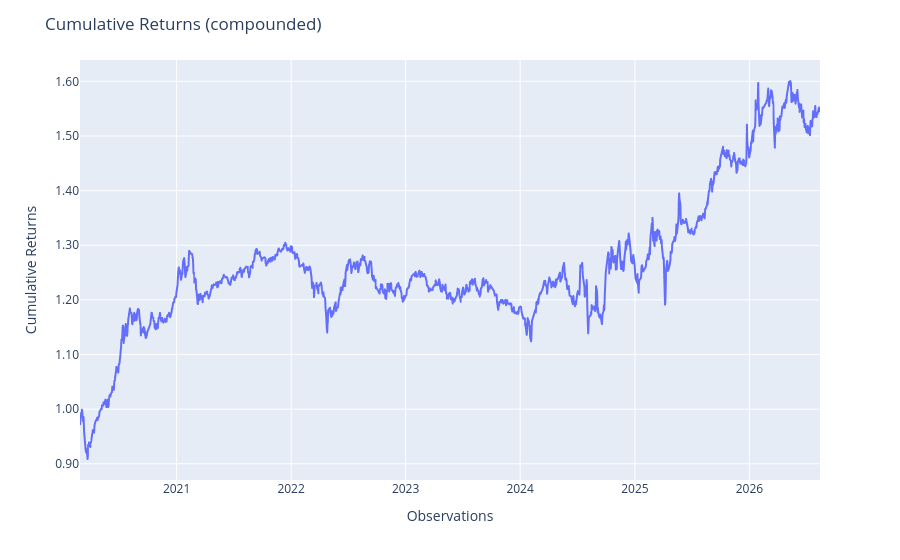

The notebook cell this image was saved under:
### Code cell
oos_mpt = MultiPeriodPortfolio([fold['test'] for fold in fold_results],compounded=True)
oos_mpt.plot_cumulative_returns()

### Figure 1 — Plotly figure (JSON) as saved in the notebook; plotly's stock layout.template omitted (floating-point values rounded to 4 significant figures; data arrays with more than 128 entries replaced by an {"elided": "..."} marker saying what was removed)
{"data": [{"hovertemplate": "variable=cumulative_returns<br>index=%{x}<br>value=%{y}<extra></extra>", "legendgroup": "cumulative_returns", "line": {"color": "#636efa", "dash": "solid"}, "marker": {"symbol": "circle"}, "mode": "lines", "name": "cumulative_returns", "showlegend": true, "type": "scattergl", "x": {"elided": "1569 str values"}, "xaxis": "x", "y": {"elided": "1569 float values"}, "yaxis": "y"}], "layout": {"legend": {"title": {"text": "variable"}, "tracegroupgap": 0}, "margin": {"t": 60}, "showlegend": false, "title": {"text": "Cumulative Returns (compounded)"}, "xaxis": {"anchor": "y", "domain": [0, 1], "title": {"text": "Observations"}}, "yaxis": {"anchor": "x", "domain": [0, 1], "tickformat": ".2f", "title": {"text": "Cumulative Returns"}}}}
